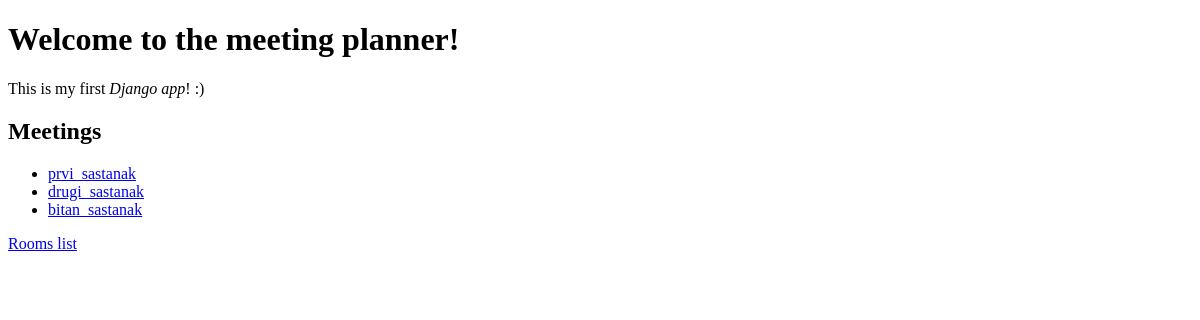
Before: / with the older database file.
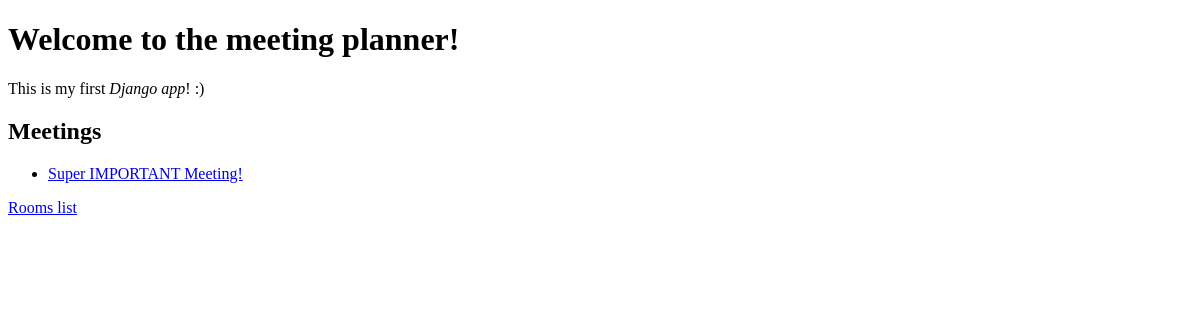
After: the same page with the newer database file.
### meetings/models.py (models this page shows, shortened)
class Meeting(models.Model):
    title = models.CharField(max_length=200)
    date = models.DateField()
    start_time = models.TimeField(default=time(9))
    duration = models.IntegerField(default=1)
    room = models.ForeignKey(Room, on_delete=models.CASCADE)

### website/views.py (the view)
# urls.py: path('',welcome, name="welcome"),
def welcome(request):
    return render(request, "website/welcome.html",
                  {"meetings": Meeting.objects.all()})

### website/templates/website/welcome.html (shortened to what this page needs)
<!DOCTYPE html>
<html lang="en">
<head>
</head>
<body>
    <h1>Welcome to the meeting planner!</h1>
    <p>
        This is my first <em>Django app</em>! :)
    </p>
    <h2>Meetings</h2>
    <ul>
        {% for meeting in meetings %}
            <li>
                <a href="{% url 'detail' meeting.id %}">
                    {{meeting.title}}
                </a>
            </li>
        {% endfor %}
    </ul>
    <a href="{% url 'rooms' %}">Rooms list</a>
</body>
</html>

Changed rows visible on the page:
removed Meeting: title "drugi_sastanak"
removed Meeting: title "bitan_sastanak"
changed Meeting: title "prvi_sastanak" → "Super IMPORTANT Meeting!"
